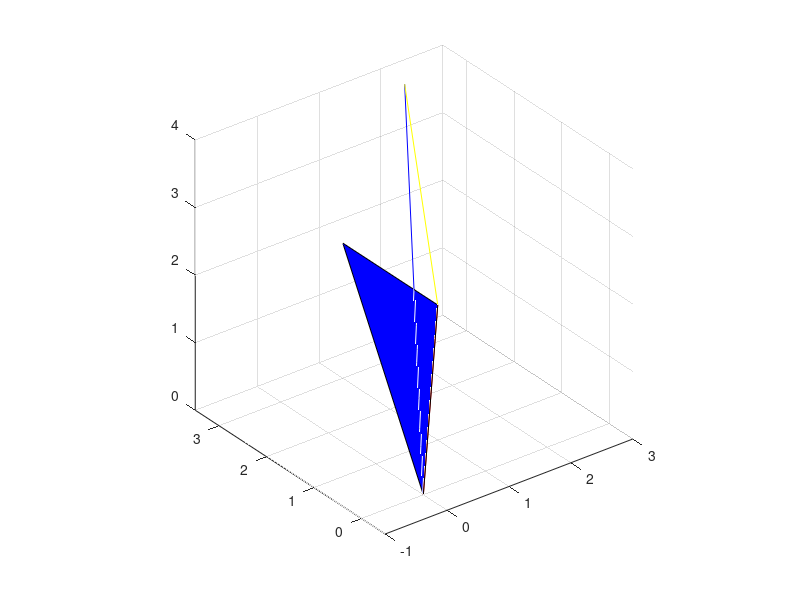

The MATLAB source for this figure: (Note: this script raises an error after producing the figure.)
%% Plot3
clear
clc

O = [0;0;0];  % origin
A = [1;1;2];  % point A
B = [2;3;4];  % point B

OA = [O,A];  % OA Vector
OB = [O,B];  % OB Vector
AB = [A,B];  % AB Vector


plot3(OA(1,:), OA(2,:), OA(3,:), 'red')
grid on
axis equal

hold on
plot3(OB(1,:), OB(2,:), OB(3,:), 'blue')

hold on
plot3(AB(1,:), AB(2,:), AB(3,:), 'yellow')

%% Patch
clear
clc

O = [0;0;0];  % origin
A = [1;1;2];  % point A
B = [1;3;2];  % point B

tri = [O,A,B]; % triangle OAB

patch(tri(1,:), tri(2,:), tri(3,:), 'blue');
view(3)
axis equal

%% Symbolic scalar variable
clear
clc

syms a b c % symbolic scalar variable

A = [a , a^2 , b;
     b , b/2 , c;
     c , 2*c , a]; % symbolic matrix A

B = inv(A); % inverse of matrix A

C = A*B;
C_simple = simplify(C);

% A_value = subs(A, a, 2);
A_value = subs(A, [a,b,c], [2,1,2]);
